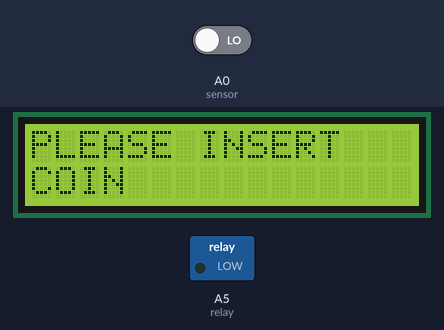
A sketch run on a simulated Arduino Uno, built with avr-gcc and run on an emulated ATmega328P. Parts: 16×2 character LCD, switched loads named in the sketch (green lamp = pin HIGH). The test bench sets the inputs (shaded band); at power-on: A0 (sensor) LOW.

Above: at 3.2 s.
3.3 s: A0 (sensor) driven HIGH
At 4.1 s:
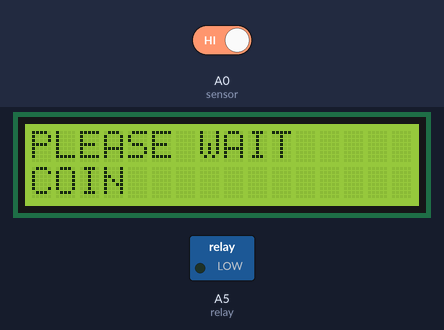
At 6.0 s:
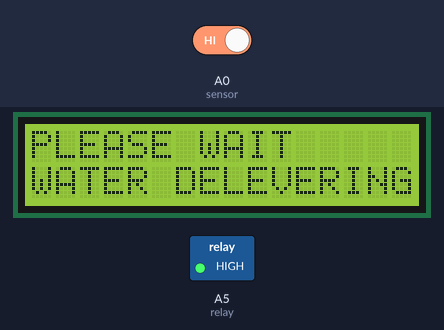
Timing chart, 0 to 7.5 s (numbered marks = the images above; inputs shaded):
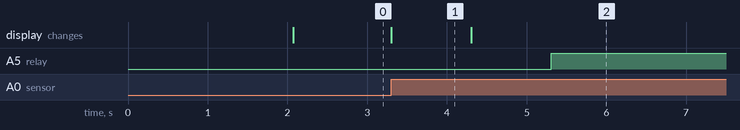

The sketch:

water_delivery.ino
```cpp
#include<LiquidCrystal.h>
LiquidCrystal lcd(7,6,5,4,3,2);
int sensor=A0;
int relay = A5;

int sensorState=0;

void setup() {
  // put your setup code here, to run once:
lcd.begin(16,2);
pinMode(sensor,INPUT);
pinMode(relay,OUTPUT);;

lcd.setCursor(0,0);
lcd.print("COIN BASED        ");

lcd.setCursor(0,1);
lcd.print("WATER DISPENSERY          ");
delay(2000);
}

void loop() {
   sensorState=digitalRead(sensor);

    if(sensorState==HIGH)
    {
      lcd.setCursor(0,0);
lcd.print("PLEASE WAIT        ");
delay(1000);
lcd.setCursor(0,1);
lcd.print("WATER DELEVERING          ");
delay(1000);
digitalWrite(relay,HIGH);
delay(5000);   // water delevering time
    }
else if(sensorState==LOW)
{
  lcd.setCursor(0,0);
lcd.print("PLEASE INSERT        ");

lcd.setCursor(0,1);
lcd.print("COIN                ");
digitalWrite(relay,LOW);
      }


}
```

Measured:
- after the input at 3.3 s, A5 (relay): LOW → HIGH after 2.0 s; the display: changes at once (image 1)
- what the display in image 1 shows lasts 1.0 s, from 3.3 s to 4.3 s
